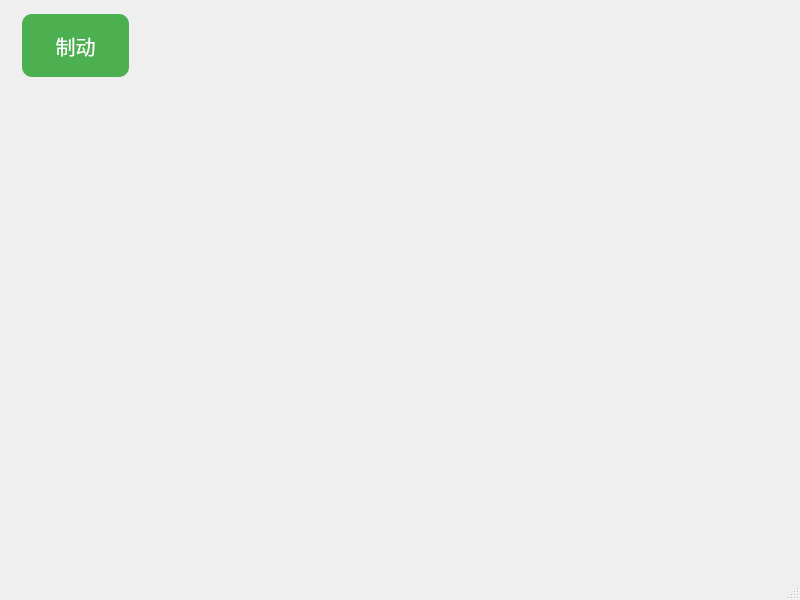
<?xml version="1.0" encoding="UTF-8"?>
<ui version="4.0">
 <class>MainWindow</class>
 <widget class="QMainWindow" name="MainWindow">
  <property name="geometry">
   <rect>
    <x>0</x>
    <y>0</y>
    <width>800</width>
    <height>600</height>
   </rect>
  </property>
  <property name="windowTitle">
   <string>MainWindow</string>
  </property>
  <widget class="QWidget" name="centralwidget">
   <widget class="QPushButton" name="pushButton_stop">
    <property name="geometry">
     <rect>
      <x>20</x>
      <y>10</y>
      <width>111</width>
      <height>71</height>
     </rect>
    </property>
    <property name="styleSheet">
     <string notr="true">            QPushButton {
                background-color: #4CAF50; /* Green */
                border: none;
                color: white;
                padding: 15px 32px;
                text-align: center;
                text-decoration: none;
                display: inline-block;
                font-size: 20px;
                margin: 4px 2px;
                cursor: pointer;
                border-radius: 10px;
            }

            QPushButton:hover {
                background-color: #45a049; /* Darker Green */
            }

            QPushButton:pressed {
                background-color: #2980B9; /* Blue */
            }</string>
    </property>
    <property name="text">
     <string>制动</string>
    </property>
   </widget>
  </widget>
  <widget class="QMenuBar" name="menubar">
   <property name="geometry">
    <rect>
     <x>0</x>
     <y>0</y>
     <width>800</width>
     <height>23</height>
    </rect>
   </property>
  </widget>
  <widget class="QStatusBar" name="statusbar"/>
 </widget>
 <resources/>
 <connections/>
</ui>
